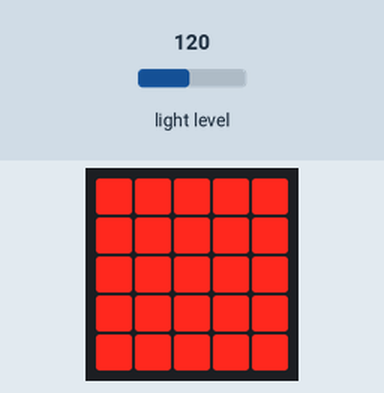
This program was run on a simulated BBC micro:bit (MakeCode). Parts: the board's 5×5 LED display. The inputs (shaded band) are chosen by the test bench; at power-on: light level 120.

Above: at 1.2 s.
1.3 s: light level set to 106
2.8 s: light level set to 97
At 3.9 s:
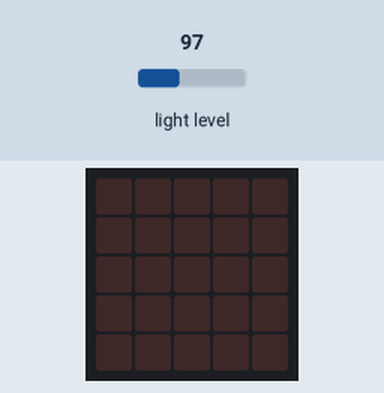
4.4 s: light level set to 128
At 5.4 s:
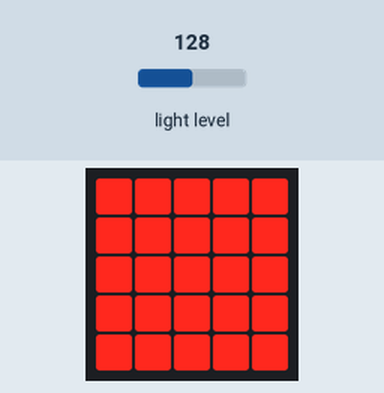
5.9 s: light level set to 5
At 7.1 s:
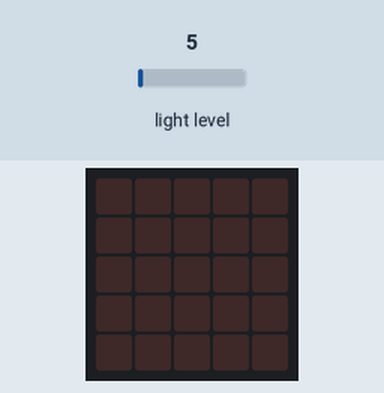
Timing chart, 0 to 8.5 s (numbered marks = the images above; inputs shaded):
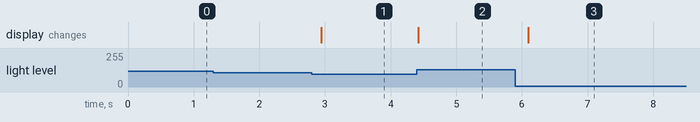

Measured:
- the behaviour switches between 101 and 100 on light level (found by bisection; images 0 and 1)
- after the input at 1.3 s, every drawn part: stays the same
- after the input at 2.8 s, the display: changes after 0.14 s (image 1)
- after the input at 4.4 s, the display: changes at once (image 2)
- after the input at 5.9 s, the display: changes after 0.20 s (image 3)

The program:

main.ts
```typescript
basic.forever(function () {
    if (input.lightLevel() > 100) {
        basic.showLeds(`
            # # # # #
            # # # # #
            # # # # #
            # # # # #
            # # # # #
            `)
    } else {
        basic.clearScreen()
    }
})
```

test.ts
```typescript
// testes vão aqui; isto não será compilado quando este pacote for usado como uma extensão.
```
